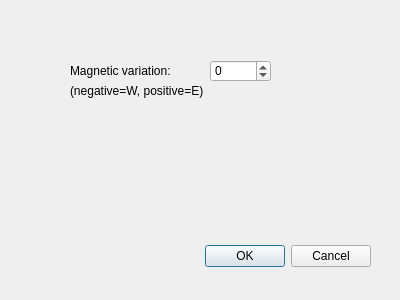
<?xml version="1.0" encoding="UTF-8"?>
<ui version="4.0">
 <class>CompassRoutesDialogBase</class>
 <widget class="QDialog" name="CompassRoutesDialogBase">
  <property name="geometry">
   <rect>
    <x>0</x>
    <y>0</y>
    <width>400</width>
    <height>300</height>
   </rect>
  </property>
  <property name="windowTitle">
   <string>Compass Routes</string>
  </property>
  <widget class="QDialogButtonBox" name="button_box">
   <property name="geometry">
    <rect>
     <x>30</x>
     <y>240</y>
     <width>341</width>
     <height>32</height>
    </rect>
   </property>
   <property name="orientation">
    <enum>Qt::Horizontal</enum>
   </property>
   <property name="standardButtons">
    <set>QDialogButtonBox::Cancel|QDialogButtonBox::Ok</set>
   </property>
  </widget>
  <widget class="QLabel" name="label">
   <property name="geometry">
    <rect>
     <x>70</x>
     <y>60</y>
     <width>131</width>
     <height>21</height>
    </rect>
   </property>
   <property name="text">
    <string>Magnetic variation:</string>
   </property>
  </widget>
  <widget class="QSpinBox" name="variationBox">
   <property name="geometry">
    <rect>
     <x>210</x>
     <y>60</y>
     <width>61</width>
     <height>22</height>
    </rect>
   </property>
   <property name="minimum">
    <number>-99</number>
   </property>
  </widget>
  <widget class="QLabel" name="label_2">
   <property name="geometry">
    <rect>
     <x>70</x>
     <y>80</y>
     <width>201</width>
     <height>21</height>
    </rect>
   </property>
   <property name="text">
    <string>(negative=W, positive=E)</string>
   </property>
  </widget>
 </widget>
 <resources/>
 <connections>
  <connection>
   <sender>button_box</sender>
   <signal>accepted()</signal>
   <receiver>CompassRoutesDialogBase</receiver>
   <slot>accept()</slot>
   <hints>
    <hint type="sourcelabel">
     <x>20</x>
     <y>20</y>
    </hint>
    <hint type="destinationlabel">
     <x>20</x>
     <y>20</y>
    </hint>
   </hints>
  </connection>
  <connection>
   <sender>button_box</sender>
   <signal>rejected()</signal>
   <receiver>CompassRoutesDialogBase</receiver>
   <slot>reject()</slot>
   <hints>
    <hint type="sourcelabel">
     <x>20</x>
     <y>20</y>
    </hint>
    <hint type="destinationlabel">
     <x>20</x>
     <y>20</y>
    </hint>
   </hints>
  </connection>
 </connections>
</ui>
